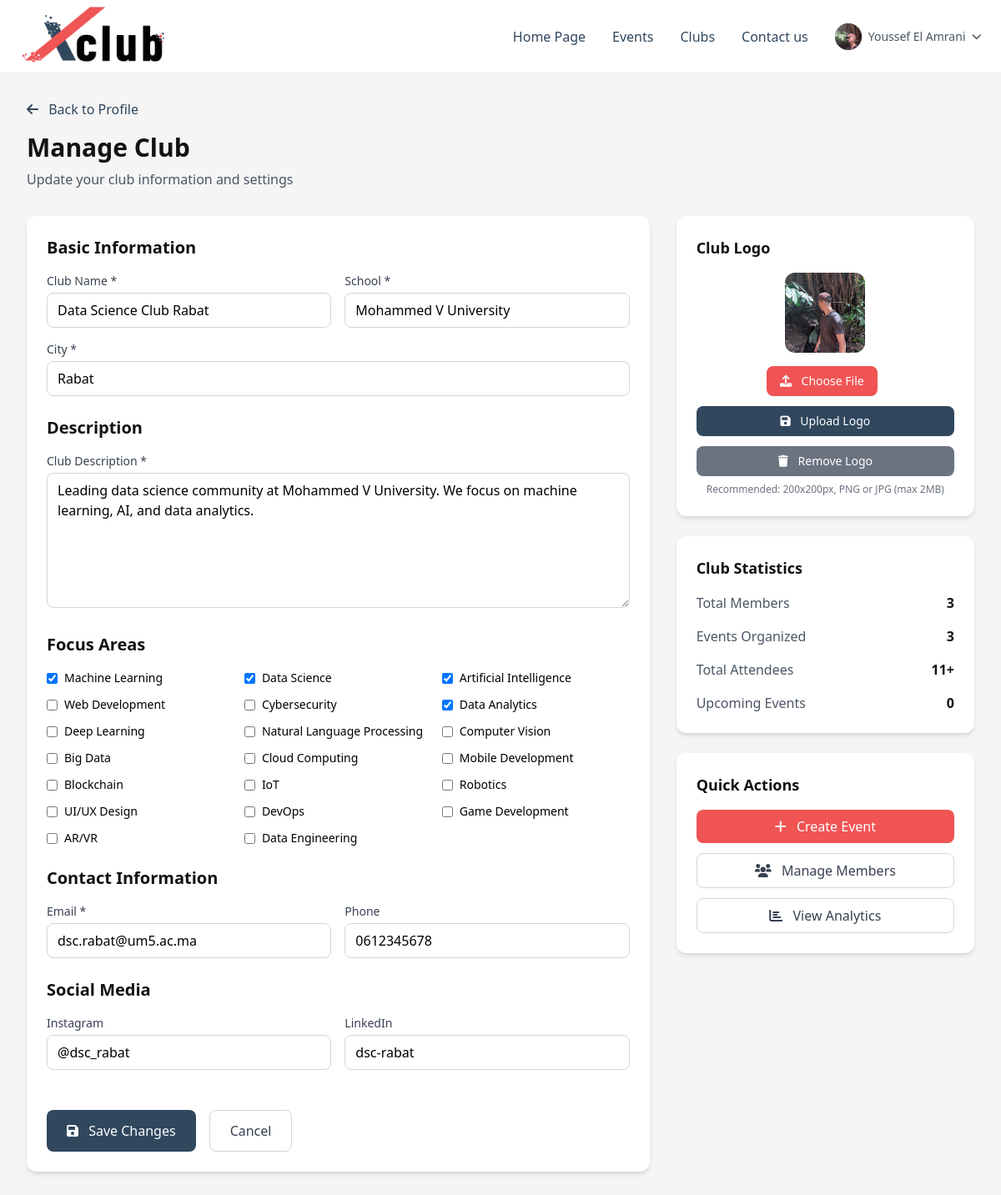
The page /club_owner/manage_club.php (signed in) on the database its author committed.
### tables this page shows
CREATE TABLE `member` (
  `ID_MEMBER` int(11) NOT NULL,
  `ID_CLUB` int(11) DEFAULT NULL,
  `PROFILE_IMG` varchar(80) DEFAULT NULL,
  `FIRST_NAME` varchar(50) DEFAULT NULL,
  `LAST_NAME` varchar(50) DEFAULT NULL,
  `EMAIL` varchar(50) DEFAULT NULL,
  `PASSWORD` varchar(255) DEFAULT NULL
);

CREATE TABLE `club` (
  `ID_CLUB` int(11) NOT NULL,
  `ID_MEMBER` int(11) NOT NULL,
  `NAME` varchar(50) DEFAULT NULL,
  `LOGO` varchar(80) DEFAULT NULL,
  `DESCRIPTION` text DEFAULT NULL,
  `UNIVERSITY` varchar(50) DEFAULT NULL,
  `CITY` char(10) DEFAULT NULL,
  `INSTAGRAM_LINK` char(10) DEFAULT NULL,
  `LINKEDIN_LINK` char(10) DEFAULT NULL,
  `EMAIL` varchar(50) DEFAULT NULL,
  `CLUB_PHONE` char(10) DEFAULT NULL
);

CREATE TABLE `topics` (
  `TOPIC_ID` int(11) NOT NULL,
  `TOPIC_NAME` text DEFAULT NULL
);

### club_owner/manage_club.php (the view, shortened to what the rows shown need)
<?php
require_once '../user/db.php';
$user_id = $_SESSION['user_id'];
$stmt = $pdo->prepare("SELECT c.* FROM club c JOIN member m ON c.ID_MEMBER = m.ID_MEMBER WHERE m.ID_MEMBER = ?");
$stmt->execute([$user_id]);
$club = $stmt->fetch(PDO::FETCH_ASSOC);
$stmt = $pdo->prepare("SELECT t.TOPIC_NAME FROM focuses f JOIN topics t ON f.TOPIC_ID = t.TOPIC_ID WHERE f.ID_CLUB = ?");
$stmt->execute([$club['ID_CLUB']]);
$focus_areas = $stmt->fetchAll(PDO::FETCH_COLUMN);
$stmt = $pdo->prepare("SELECT * FROM topics");
$stmt->execute();
$all_topics = $stmt->fetchAll(PDO::FETCH_ASSOC);
?>
<!DOCTYPE html>
<html lang="en">
<head>
    <script src="https://cdn.tailwindcss.com"></script>
    <link rel="stylesheet" href="https://cdnjs.cloudflare.com/ajax/libs/font-awesome/6.0.0/css/all.min.css">
</head>
<body class="bg-gray-custom">
<?php include '../includes/header.php'; ?>
    <main class="max-w-7xl mx-auto px-4 sm:px-6 lg:px-8 py-8">
        <div class="mb-8">
            <h1 class="text-3xl font-bold text-black-custom">Manage Club</h1>
        </div>
        <div class="grid grid-cols-1 lg:grid-cols-3 gap-8">
            <div class="lg:col-span-2">
                <div class="bg-white rounded-xl shadow-md p-6">
                    <form method="POST" class="space-y-6">
                        <div>
                            <h2 class="text-xl font-bold text-black-custom mb-4">Basic Information</h2>
                            <div class="grid grid-cols-1 md:grid-cols-2 gap-4">
                                <div>
                                    <label class="block text-sm font-medium text-gray-700 mb-1">Club Name *</label>
                                    <input type="text" name="name" value="<?php echo htmlspecialchars($club['NAME']); ?>" class="w-full px-3 py-2 border border-gray-300 rounded-lg focus:outline-none focus:ring-2 focus:ring-slate-custom" required>
                                </div>
                                <div>
                                    <label class="block text-sm font-medium text-gray-700 mb-1">School *</label>
                                    <input type="text" name="university" value="<?php echo htmlspecialchars($club['UNIVERSITY']); ?>" class="w-full px-3 py-2 border border-gray-300 rounded-lg focus:outline-none focus:ring-2 focus:ring-slate-custom" required>
                                </div>
                            </div>
                            <div class="mt-4">
                                <label class="block text-sm font-medium text-gray-700 mb-1">City *</label>
                                <input type="text" name="city" value="<?php echo htmlspecialchars($club['CITY']); ?>" class="w-full px-3 py-2 border border-gray-300 rounded-lg focus:outline-none focus:ring-2 focus:ring-slate-custom" required>
                            </div>
                        </div>
                        <div>
                            <h2 class="text-xl font-bold text-black-custom mb-4">Description</h2>
                            <div>
                                <label class="block text-sm font-medium text-gray-700 mb-1">Club Description *</label>
                                <textarea name="description" rows="6" class="w-full px-3 py-2 border border-gray-300 rounded-lg focus:outline-none focus:ring-2 focus:ring-slate-custom" required><?php echo htmlspecialchars($club['DESCRIPTION']); ?></textarea>
                            </div>
                        </div>
                        <div>
                            <h2 class="text-xl font-bold text-black-custom mb-4">Focus Areas</h2>
                            <div class="grid grid-cols-2 md:grid-cols-3 gap-3">
                                <?php foreach ($all_topics as $topic): ?>
                                    <label class="flex items-center">
                                        <input type="checkbox" name="focus_areas[]" value="<?php echo $topic['TOPIC_ID']; ?>"
                                               <?php echo in_array($topic['TOPIC_NAME'], $focus_areas) ? 'checked' : ''; ?>
                                               class="mr-2 text-slate-custom focus:ring-slate-custom">
                                        <span class="text-sm"><?php echo htmlspecialchars($topic['TOPIC_NAME']); ?></span>
                                    </label>
                                <?php endforeach; ?>
                            </div>
                        </div>
                        <div>
                            <h2 class="text-xl font-bold text-black-custom mb-4">Contact Information</h2>
                            <div class="grid grid-cols-1 md:grid-cols-2 gap-4">
                                <div>
                                    <label class="block text-sm font-medium text-gray-700 mb-1">Email *</label>
                                    <input type="email" name="email" value="<?php echo htmlspecialchars($club['EMAIL']); ?>" class="w-full px-3 py-2 border border-gray-300 rounded-lg focus:outline-none focus:ring-2 focus:ring-slate-custom" required>
                                </div>
                                <div>
                                    <label class="block text-sm font-medium text-gray-700 mb-1">Phone</label>
                                    <input type="tel" name="phone" value="<?php echo htmlspecialchars($club['CLUB_PHONE']); ?>" class="w-full px-3 py-2 border border-gray-300 rounded-lg focus:outline-none focus:ring-2 focus:ring-slate-custom">
                                </div>
                            </div>
                        </div>
                        <div>
                            <h2 class="text-xl font-bold text-black-custom mb-4">Social Media</h2>
                            <div class="grid grid-cols-1 md:grid-cols-2 gap-4">
                                <div>
                                    <label class="block text-sm font-medium text-gray-700 mb-1">Instagram</label>
                                    <input type="url" name="instagram" value="<?php echo htmlspecialchars($club['INSTAGRAM_LINK']); ?>" class="w-full px-3 py-2 border border-gray-300 rounded-lg focus:outline-none focus:ring-2 focus:ring-slate-custom">
                                </div>
                                <div>
                                    <label class="block text-sm font-medium text-gray-700 mb-1">LinkedIn</label>
                                    <input type="url" name="linkedin" value="<?php echo htmlspecialchars($club['LINKEDIN_LINK']); ?>" class="w-full px-3 py-2 border border-gray-300 rounded-lg focus:outline-none focus:ring-2 focus:ring-slate-custom">
                                </div>
                            </div>
                        </div>
                    </form>
                </div>
            </div>
            <div class="lg:col-span-1 space-y-6">
                <div class="bg-white rounded-xl shadow-md p-6">
                    <div class="text-center">
                        <?php if ($club['LOGO']): ?>
                            <div class="w-24 h-24 mx-auto mb-4">
                                <img src="../static/images/<?php echo htmlspecialchars($club['LOGO']); ?>"
                                     alt="Club Logo"
                                     class="w-full h-full object-cover rounded-xl">
                            </div>
                        <?php else: ?>
                            <div class="w-24 h-24 bg-gradient-to-br from-slate-custom to-slate-700 rounded-xl flex items-center justify-center text-white font-bold text-3xl mx-auto mb-4">
                                <?php echo strtoupper(substr($club['NAME'], 0, 2)); ?>
                            </div>
                        <?php endif; ?>
                    </div>
                </div>
            </div>
        </div>
    </main>
</body>
</html>

### includes/header.php (shortened to what the rows shown need)
<?php
require_once '../user/db.php';
$user = null;
if (isset($_SESSION['user_id'])) {
    $stmt = $pdo->prepare("SELECT * FROM member WHERE ID_MEMBER = ?");
    $stmt->execute([$_SESSION['user_id']]);
    $user = $stmt->fetch(PDO::FETCH_ASSOC);
    $stmt = $pdo->prepare("SELECT * FROM club WHERE ID_MEMBER = ?");
    $stmt->execute([$_SESSION['user_id']]);
}
?>
<header class="bg-white py-0 px-6 shadow-sm">
    <div class="max-w-7xl mx-auto flex items-center justify-between">
        <nav class="hidden md:flex items-center space-x-8">
            <?php if ($user): ?>
                <div class="flex items-center space-x-4">
                    <div class="relative">
                        <button id="profile-menu-button" class="flex items-center space-x-2 text-gray-600 hover:text-slate-custom transition-colors">
                            <div class="w-8 h-8 bg-gradient-to-br from-slate-custom to-slate-700 rounded-full flex items-center justify-center text-white font-bold text-sm overflow-hidden">
                                <?php if ($user['PROFILE_IMG']): ?>
                                    <img src="../static/images/<?php echo htmlspecialchars($user['PROFILE_IMG']); ?>"
                                         alt="Profile Picture"
                                         class="w-full h-full object-cover">
                                <?php else: ?>
                                    <?php echo strtoupper(substr($user['FIRST_NAME'], 0, 1) . substr($user['LAST_NAME'], 0, 1)); ?>
                                <?php endif; ?>
                            </div>
                            <span class="text-sm font-medium"><?php echo htmlspecialchars($user['FIRST_NAME'] . ' ' . $user['LAST_NAME']); ?></span>
                            <i class="fas fa-chevron-down text-xs transition-transform duration-200" id="dropdown-arrow"></i>
                        </button>
                    </div>
                </div>
            <?php endif; ?>
        </nav>
    </div>
</header>

### rows shown on the page
member: PROFILE_IMG (picture), FIRST_NAME+LAST_NAME "Youssef El Amrani"
club: name "Data Science Club Rabat", university "Mohammed V University", city "Rabat", description "Leading data science community at Mohammed V University. We focus on machine learning, AI, and data analytics.", email "dsc.rabat@um5.ac.ma", phone "0612345678", instagram "@dsc_rabat", linkedin "dsc-rabat", LOGO (picture)
topics: TOPIC_NAME "☑", TOPIC_NAME "Machine Learning"
topics: TOPIC_NAME "☑", TOPIC_NAME "Data Science"
topics: TOPIC_NAME "☑", TOPIC_NAME "Artificial Intelligence"
topics: TOPIC_NAME "Web Development"
topics: TOPIC_NAME "Cybersecurity"
topics: TOPIC_NAME "☑", TOPIC_NAME "Data Analytics"
topics: TOPIC_NAME "Deep Learning"
topics: TOPIC_NAME "Natural Language Processing"
topics: TOPIC_NAME "Computer Vision"
topics: TOPIC_NAME "Big Data"
topics: TOPIC_NAME "Cloud Computing"
topics: TOPIC_NAME "Mobile Development"
topics: TOPIC_NAME "Blockchain"
topics: TOPIC_NAME "IoT"
topics: TOPIC_NAME "Robotics"
topics: TOPIC_NAME "UI/UX Design"
topics: TOPIC_NAME "DevOps"
topics: TOPIC_NAME "Game Development"
topics: TOPIC_NAME "AR/VR"
topics: TOPIC_NAME "Data Engineering"

### other values the page prints
$member_count "3"
$event_count "3"
$total_attendees "11"
$active_projects "0"
